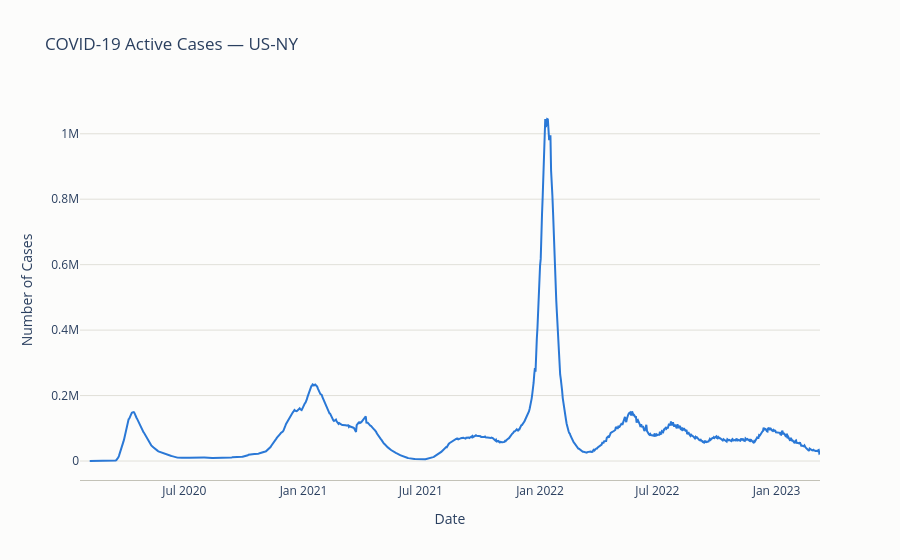

Notebook cell for this chart:
### Code cell
fig = go.Figure()
fig.add_trace(go.Scatter(
    x=data["date"],
    y=data["active_cases"],
    mode="lines",
    line=dict(width=2, color="#2a78d6"),
    hovertemplate="%{x|%b %d, %Y}<br>Cases: %{y:,}<extra></extra>",
))

fig.update_layout(
    title="COVID-19 Active Cases — US-NY",
    xaxis_title="Date",
    yaxis_title="Number of Cases",
    hovermode="x unified",
    template="plotly_white",
    plot_bgcolor="#fcfcfb",
    paper_bgcolor="#fcfcfb",
    xaxis=dict(showgrid=False, linecolor="#c3c2b7"),
    yaxis=dict(gridcolor="#e1e0d9", zeroline=False),
)

fig.show()

### Figure 1 — Plotly figure (JSON) as saved in the notebook; plotly's stock layout.template omitted (floating-point values rounded to 4 significant figures; data arrays with more than 128 entries replaced by an {"elided": "..."} marker saying what was removed)
{"data": [{"hovertemplate": "%{x|%b %d, %Y}<br>Cases: %{y:,}<extra></extra>", "line": {"color": "#2a78d6", "width": 2}, "mode": "lines", "type": "scatter", "x": {"elided": "1143 str values"}, "y": {"elided": "1143 float values"}}], "layout": {"hovermode": "x unified", "paper_bgcolor": "#fcfcfb", "plot_bgcolor": "#fcfcfb", "title": {"text": "COVID-19 Active Cases — US-NY"}, "xaxis": {"linecolor": "#c3c2b7", "showgrid": false, "title": {"text": "Date"}}, "yaxis": {"gridcolor": "#e1e0d9", "title": {"text": "Number of Cases"}, "zeroline": false}}}
